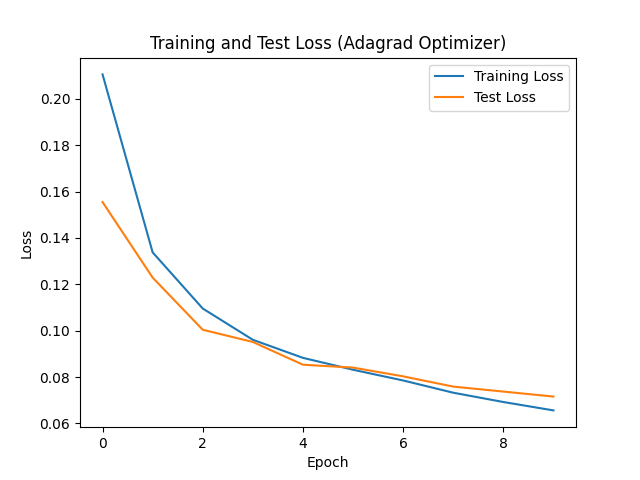

This chart was generated by the following Python code:
import numpy as np
import matplotlib.pyplot as plt
from sklearn.datasets import fetch_openml
from sklearn.model_selection import train_test_split
from sklearn.preprocessing import LabelBinarizer
import time
import torch
import torch.nn as nn
import torch.optim as optim

# Load MNIST dataset
mnist = fetch_openml("mnist_784", version=1, as_frame=False, parser='auto')
X = mnist.data.astype('float32')
y = mnist.target.astype('int')

# Select a subset of the data (10% or 25%)
X_subset, _, y_subset, _ = train_test_split(X, y, test_size=0.9, random_state=42)

# Further split the subset for training and testing
X_train, X_test, y_train, y_test = train_test_split(X_subset, y_subset, test_size=0.2, random_state=42)

# Convert labels to one-hot encoding
label_binarizer = LabelBinarizer()
y_train_one_hot = label_binarizer.fit_transform(y_train)
y_test_one_hot = label_binarizer.transform(y_test)

# Convert data to PyTorch tensors
X_train_tensor = torch.tensor(X_train)
y_train_tensor = torch.tensor(y_train_one_hot, dtype=torch.float32)
X_test_tensor = torch.tensor(X_test)
y_test_tensor = torch.tensor(y_test_one_hot, dtype=torch.float32)

# Define a simple neural network model using PyTorch
class NeuralNetwork(nn.Module):
    def __init__(self):
        super(NeuralNetwork, self).__init__()
        self.fc1 = nn.Linear(784, 50)
        self.fc2 = nn.Linear(50, 10)

    def forward(self, x):
        x = torch.tanh(self.fc1(x))
        x = self.fc2(x)
        return torch.softmax(x, dim=1)

# Train the model
def train_model_adagrad(model, criterion, optimizer, num_epochs=10):
    train_losses = []
    test_losses = []
    start_time = time.time()
    for epoch in range(num_epochs):
        epoch_train_loss = 0.0
        epoch_test_loss = 0.0
        model.train()
        for i in range(len(X_train_tensor)):
            optimizer.zero_grad()
            output = model(X_train_tensor[i].unsqueeze(0))
            loss = criterion(output, y_train_tensor[i].unsqueeze(0))
            loss.backward()
            optimizer.step()
            epoch_train_loss += loss.item()
        train_losses.append(epoch_train_loss / len(X_train_tensor))

        # Evaluate on test set
        model.eval()
        with torch.no_grad():
            outputs = model(X_test_tensor)
            loss = criterion(outputs, y_test_tensor)
            epoch_test_loss = loss.item()
        test_losses.append(epoch_test_loss)

        print(f"Epoch {epoch+1}/{num_epochs}, Train Loss: {train_losses[-1]}, Test Loss: {test_losses[-1]}")

    end_time = time.time()
    training_time = end_time - start_time
    print(f"Training Time: {training_time} seconds")
    return train_losses, test_losses

# Initialize the model, loss function, and optimizer with Adagrad optimizer
model_adagrad = NeuralNetwork()
criterion_adagrad = nn.BCELoss()
optimizer_adagrad = optim.Adagrad(model_adagrad.parameters(), lr=0.01)

# Train the model with Adagrad optimizer
train_losses_adagrad, test_losses_adagrad = train_model_adagrad(model_adagrad, criterion_adagrad, optimizer_adagrad, num_epochs=10)

# Plot the loss curves
plt.plot(train_losses_adagrad, label='Training Loss')
plt.plot(test_losses_adagrad, label='Test Loss')
plt.title('Training and Test Loss (Adagrad Optimizer)')
plt.xlabel('Epoch')
plt.ylabel('Loss')
plt.legend()
plt.show()
